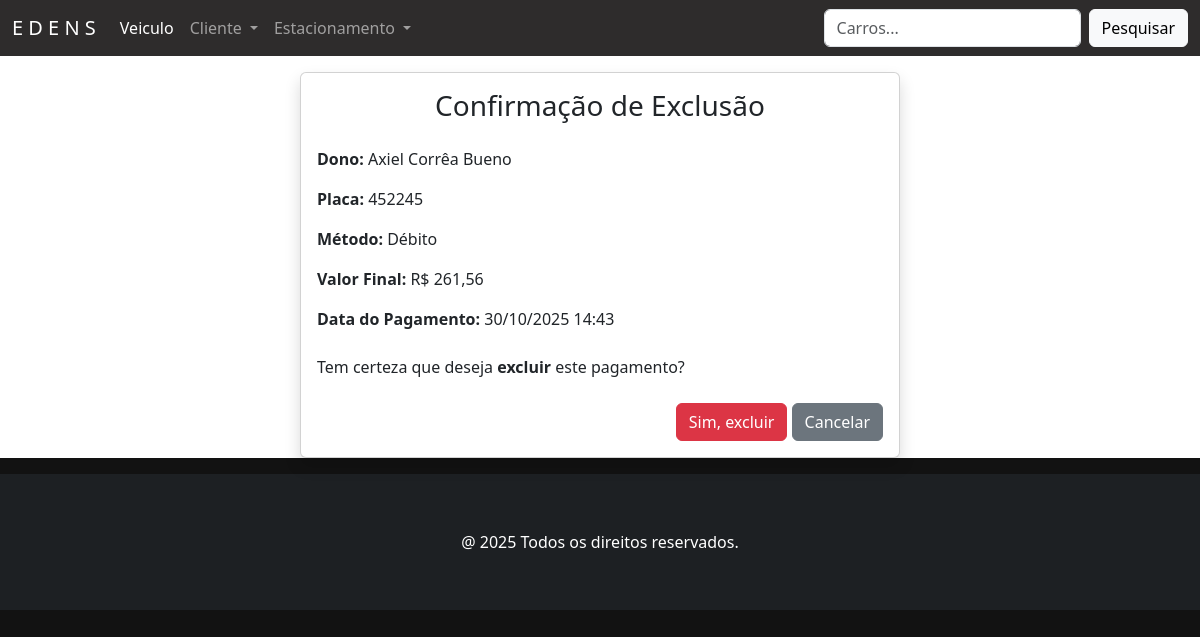
The page /7/pagamento/apagar on the database its author committed.
### pagamento/models.py (models this page shows, shortened)
class Pagamento(models.Model):
    METODO_CHOICES = [
        ('D', 'Débito'),
        ('C', 'Crédito'),
        ('P', 'Pix'),
    ]
    STATUS_CHOICES = [
        ('P', 'Pendente'),
        ('C', 'Concluído'),
    ]
    idPagamento = models.AutoField(primary_key=True, verbose_name='ID Pagamento')
    valorHora = models.DecimalField('Valor Hora', max_digits=6, decimal_places=2, default=Decimal('5.00'))
    multa = models.DecimalField('Multa (%)', max_digits=4, decimal_places=2, default=Decimal('10.00'))
    metodo = models.CharField(
        'Método de Pagamento',
        max_length=1,
        choices=METODO_CHOICES,
        help_text='Selecione o método de pagamento (Débito, Crédito ou Pix)'
    )
    estadia = models.OneToOneField(
        Estadia,
        on_delete=models.CASCADE,
        related_name='pagamento',
        verbose_name='Estadia',
        help_text='Estadia associada ao pagamento'
    )
    dono = models.ForeignKey(
        Cliente,
        on_delete=models.CASCADE,
        related_name='pagamentos',
        verbose_name='Dono',
        help_text='Cliente responsável pelo pagamento'
    )
    placa = models.CharField('Placa', max_length=10, help_text='Placa do veículo')
    valorFinal = models.DecimalField('Valor Final', max_digits=8, decimal_places=2, default=Decimal('0.00'))
    data_pagamento = models.DateTimeField('Data do Pagamento', auto_now_add=True)
    multa_aplicada = models.BooleanField('Aplicar Multa?', default=False)
    valor_multa = models.DecimalField('Valor da Multa (R$)', max_digits=8, decimal_places=2, default=Decimal('0.00'))
    valor_desconto = models.DecimalField('Desconto (R$)', max_digits=8, decimal_places=2, default=Decimal('0.00'))
    status = models.CharField('Status do pagamento', max_length=1, choices=STATUS_CHOICES, default='P')
    class Meta:
        verbose_name = 'Pagamento'
        verbose_name_plural = 'Pagamentos'

### pessoa/models.py (models this page shows, shortened)
class Pessoa(models.Model):
    nome = models.CharField('Nome', max_length=50, help_text='Nome completo')
    cpf = models.CharField('CPF', max_length=11, help_text='CPF completo', unique=True)
    fone = models.CharField('Fone', max_length=11, help_text='Número de telefone', unique=True)
    email = models.EmailField('Email', max_length=100, unique=True, null=True, blank=True)
    class Meta:
        abstract = True

class Cliente(Pessoa):
    endereco = models.CharField('Endereço', max_length=100, help_text='Endereço Completo')
    empresa = models.ManyToManyField(Juridico, blank=True, related_name='clientes')
    class Meta:
        verbose_name = 'Cliente'
        verbose_name_plural = 'Clientes'

### pagamento/views.py (the view)
# urls.py: path('<int:pk>/pagamento/apagar', PagamentoDeleteView.as_view(), name='pagamento_apagar'),
class PagamentoDeleteView(SuccessMessageMixin, DeleteView):
    model = Pagamento
    template_name = 'pagamento_apagar.html'
    success_url = reverse_lazy('pagamentos')

### pagamento/templates/pagamento_apagar.html (shortened to what this page needs)
{% extends 'principal.html' %}
{% load django_bootstrap5 %}
{% block content %}
  <div class="card shadow m-3 col-md-6 mx-auto">
    <div class="card-body">
      <h3 class="text-center mb-4">Confirmação de Exclusão</h3>
      <p><strong>Dono:</strong> {{ object.dono.nome }}</p>
      <p><strong>Placa:</strong> {{ object.placa }}</p>
      <p><strong>Método:</strong>
        {% if object.metodo == 'D' %}
          Débito
        {% elif object.metodo == 'C' %}
          Crédito
        {% else %}
          Pix
        {% endif %}
      </p>
      <p><strong>Valor Final:</strong> R$ {{ object.valorFinal }}</p>
      <p><strong>Data do Pagamento:</strong> {{ object.data_pagamento|date:"d/m/Y H:i" }}</p>
      <p class="mt-4">Tem certeza que deseja <strong>excluir</strong> este pagamento?</p>
      <form method="POST">
        <div class="text-end mt-4">
          {% bootstrap_button button_type="submit" content="Sim, excluir" button_class="btn-danger" %}
          <a href="{% url 'pagamentos' %}" class="btn btn-secondary text-white">Cancelar</a>
        </div>
      </form>
    </div>
  </div>
{% endblock %}

### static/css/estilos.css (style rules this page uses)
body:not(.navbar-custom) { background-color: #121212; }

### rows shown on the page
Pagamento: dono.nome "Axiel Corrêa Bueno", placa "452245", valorFinal "261,56", data_pagamento "30/10/2025 14:43"
